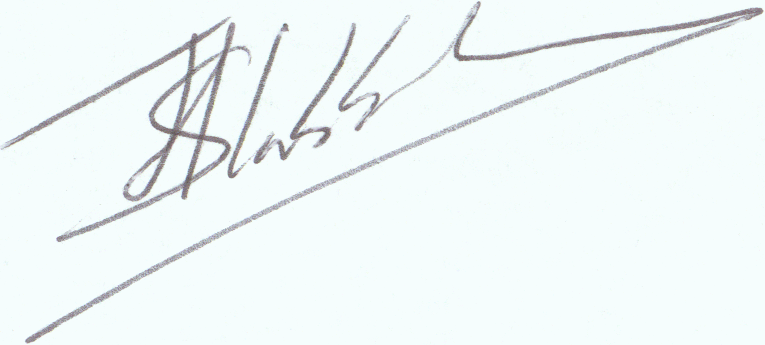
#> input picture HW05/input/signatures/050/01_050.png, 765 x 345 px, found by its file name
$ jupyter execute --allow-errors Problem_04.ipynb
#> lines starting #> are read from the running program, lines starting #| are printed output that depends on the picture; after the words box and inside, x2 and y2 are one past the last pixel; in counts of white or black regions, pixels touching at a corner belong together
# **Problem 4: Offline signature feature extraction for signature recognitions**

[cell 1]
import os
import cv2
import numpy as np
import matplotlib.pyplot as plt
from skimage.morphology import skeletonize
from scipy.spatial.distance import directed_hausdorff
from sklearn.metrics import accuracy_score, recall_score, f1_score, confusion_matrix
import seaborn as sns

# A.

[cell 2]
BASE_SIGNATURES_PATH = 'signatures'

def process_signatures(image_path):
    image = cv2.imread(image_path, cv2.IMREAD_GRAYSCALE)
    if image is None:
        print(f"[Error] Cannot read image: {image_path}")
        return None

    _, binary_image = cv2.threshold(image, 0, 255, cv2.THRESH_BINARY_INV + cv2.THRESH_OTSU)
    # Generate skeleton from binary image
    skeleton = skeletonize(binary_image // 255)

    # Detect endpoints and junction points based on 8-neighbor
    endpoints, junctions = [], []
    neighbors = [(-1, -1), (-1, 0), (-1, 1),
                 (0, -1),           (0, 1),
                 (1, -1),  (1, 0),  (1, 1)]

    for r in range(1, skeleton.shape[0] - 1):
        for c in range(1, skeleton.shape[1] - 1):
            if skeleton[r, c]:
                count = sum(skeleton[r + dr, c + dc] for dr, dc in neighbors)
                if count == 1:
                    endpoints.append((r, c))
                elif count >= 3:
                    junctions.append((r, c))

    # Extract upper and lower envelope
    upper_env, lower_env = [], []
    for c in range(skeleton.shape[1]):
        rows = np.where(binary_image[:, c] == 255)[0]
        if rows.size:
            upper_env.append((c, rows.min()))
            lower_env.append((c, rows.max()))

    # Return all extracted features
    return {
        'original_image': image,
        'binary_image': binary_image,
        'skeleton': skeleton,
        'endpoints': endpoints,
        'junction_points': junctions,
        'upper_envelope': upper_env,
        'lower_envelope': lower_env
    }

def plot_signature_features(image, binary, skeleton, endpoints, junctions, upper, lower, title=""):
    fig, axes = plt.subplots(2, 3, figsize=(12, 5))
    axes[0, 0].imshow(image, cmap='gray')   # Original grayscale image
    axes[0, 0].set_title(f'{title}\nOriginal')
    axes[0, 0].axis('off')

    axes[0, 1].imshow(binary, cmap='gray')   # Binary image
    axes[0, 1].set_title('Binary')
    axes[0, 1].axis('off')

    axes[0, 2].imshow(skeleton, cmap='gray')   # Skeleton image
    axes[0, 2].set_title('Skeleton')
    axes[0, 2].axis('off')

    # Plot endpoints (green) and junctions (red) on original image
    axes[1, 0].imshow(image, cmap='gray')
    if endpoints:
        ep_y, ep_x = zip(*endpoints)
        axes[1, 0].plot(ep_x, ep_y, 'go', label='Endpoints', markersize=4)
    if junctions:
        jp_y, jp_x = zip(*junctions)
        axes[1, 0].plot(jp_x, jp_y, 'ro', label='Junctions', markersize=4)
    axes[1, 0].set_title('Endpoints & Junctions')
    axes[1, 0].axis('off')
    axes[1, 0].legend()

    # Plot upper (blue) and lower (yellow) envelope curves
    axes[1, 1].imshow(image, cmap='gray')
    if upper:
        x, y = zip(*upper)
        axes[1, 1].plot(x, y, 'b-', label='Upper', linewidth=1)
    if lower:
        x, y = zip(*lower)
        axes[1, 1].plot(x, y, 'y-', label='Lower', linewidth=1)
    axes[1, 1].set_title('Upper and lower envelopes')
    axes[1, 1].axis('off')
    axes[1, 1].legend()

    axes[1, 2].axis('off')
    plt.tight_layout()
    plt.show()

# Selected sample images for 50, 51 and 52
if __name__ == '__main__':
    all_signature_features = {}
    sample_images = [
        os.path.join(BASE_SIGNATURES_PATH, '050', '01_050.png'),
        os.path.join(BASE_SIGNATURES_PATH, '051', '01_051.png'),
        os.path.join(BASE_SIGNATURES_PATH, '052', '01_052.png')
    ]

    if not os.path.exists(BASE_SIGNATURES_PATH):
        print(f"Error! Folder '{BASE_SIGNATURES_PATH}' not found.")
    else:
        # Loop through all folders
        for folder in os.listdir(BASE_SIGNATURES_PATH):
            path = os.path.join(BASE_SIGNATURES_PATH, folder)
            if not os.path.isdir(path):
                continue

            pid = folder.replace('_forg', '')
            is_genuine = '_forg' not in folder
            # Initialize feature lists for this person
            all_signature_features.setdefault(pid, {'genuine': [], 'forged': []})

            # Process each png file in the folder
            for fname in os.listdir(path):
                if not fname.lower().endswith('.png'):
                    continue
                fpath = os.path.join(path, fname)
                features = process_signatures(fpath)
#> in process_signatures, `_, binary_image = cv2.threshold(image, 0, 255, cv2.THRESH_BINARY_INV +..`:
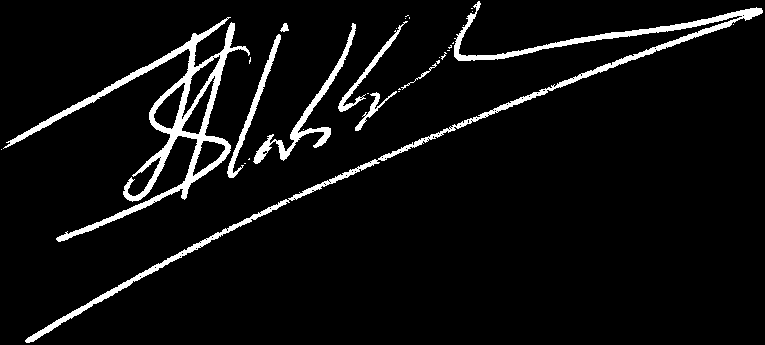
#> binary_image: shape (345, 765); 5.8% white; 30 white regions (22 under 20 px), largest, box (x1, y1, x2, y2) and area: (3, 17, 250, 242) 6110, (25, 1, 763, 343) 5802, (253, 23, 356, 164) 1445
#> in process_signatures, `skeleton = skeletonize(binary_image // 255)`:
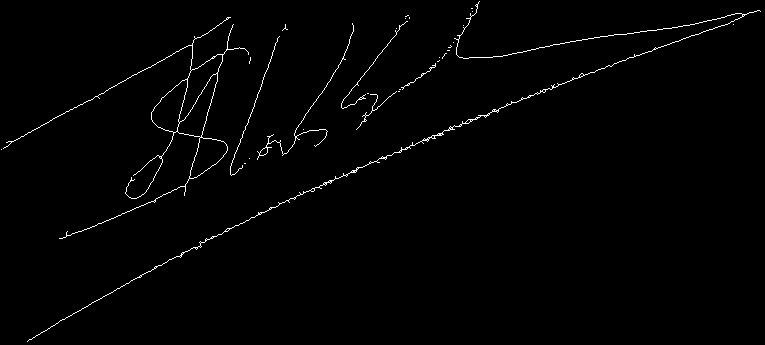
#> skeleton: shape (345, 765) bool; 1.2% white in thin lines or dots
#> after the loop in process_signatures, `for r in range(1, skeleton.shape[0] - 1):`: endpoints = 93 pairs, first value 1 to 341, second value 3 to 760; junctions = 565 pairs, first value 4 to 277, second value 10 to 745
#> the loop in process_signatures, `for c in range(skeleton.shape[1]):` made 765 passes
#> rows on passes 2, 4, 5: [149], [148], [147]
#> after the loop in process_signatures, `for c in range(skeleton.shape[1]):`: lower_env = 761 pairs, first value 1 to 762, second value 12 to 342; upper_env = 761 pairs, first value 1 to 762, second value 1 to 149
#> features = 7 items
                if features:
                    features['filename'] = fname
                    key = 'genuine' if is_genuine else 'forged'
                    all_signature_features[pid][key].append(features)

                    if fpath in sample_images:
                        plot_signature_features(
                            features['original_image'], features['binary_image'], features['skeleton'],
                            features['endpoints'], features['junction_points'],
                            features['upper_envelope'], features['lower_envelope'],
                            title=f"{'Genuine' if is_genuine else 'Forged'} - ID: {pid}"
                        )
#> in plot_signature_features, `ep_y, ep_x = zip(*endpoints)`: ep_y = 93 values from 1 to 341; ep_x = 93 values, max 760 at index 3, min 3 at index 71, mean 347.4
#> in plot_signature_features, `jp_y, jp_x = zip(*junctions)`: jp_y = 565 values from 4 to 277; jp_x = 565 values, max 745 at index 9, min 10 at index 327, mean 361
#> in plot_signature_features, `x, y = zip(*upper)`: x = 761 values from 1 to 762; y = 761 values, max 149 at index 0, min 1 at index 476, mean 55.54
#> in plot_signature_features, `x, y = zip(*lower)`: y = 761 values, max 342 at index 24, min 12 at index 760, mean 162.1
#> in plot_signature_features, `plt.show()`:
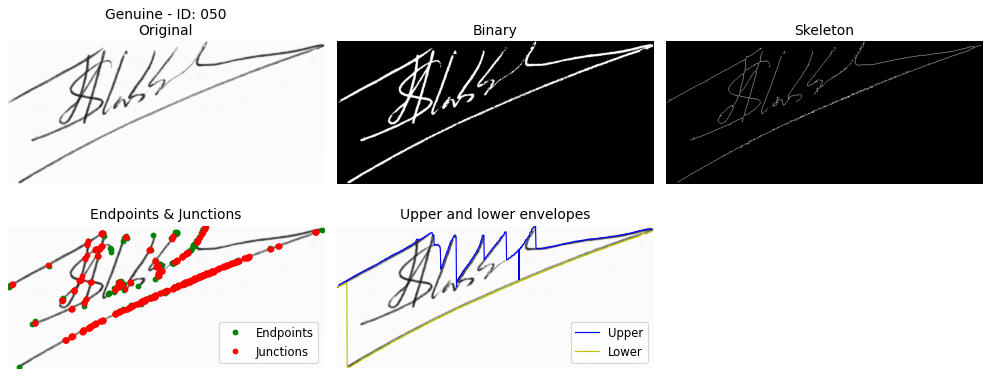
#> figure drawn by matplotlib, 5 panels
#> pass 2 of the loop `for folder in os.listdir(BASE_SIGNATURES_PATH):`:
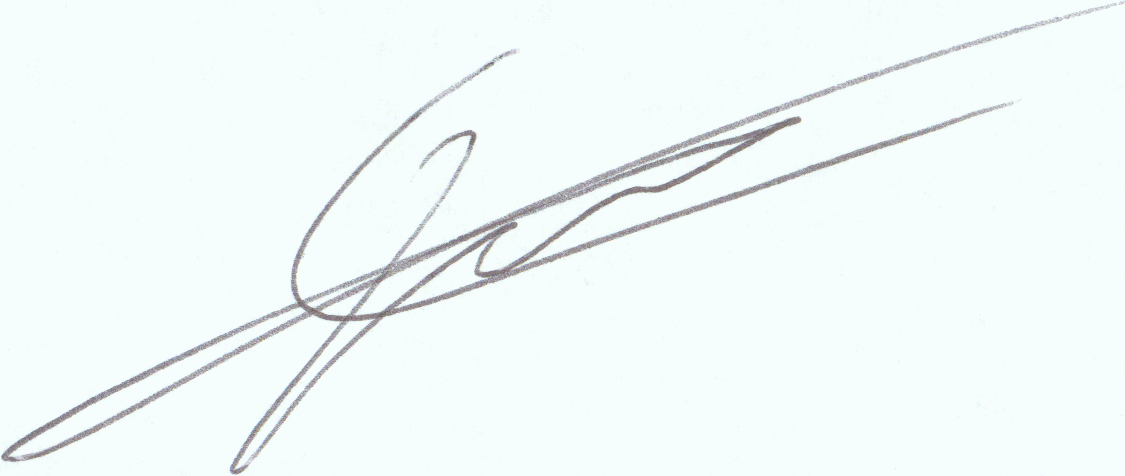
#> input picture HW05/input/signatures/051/01_051.png, 1125 x 476 px, found by its file name
#> image: shape (476, 1125)
#> in process_signatures (call 4), `_, binary_image = cv2.threshold(image, 0, 255, cv2.THRESH_BINARY_INV +..`:
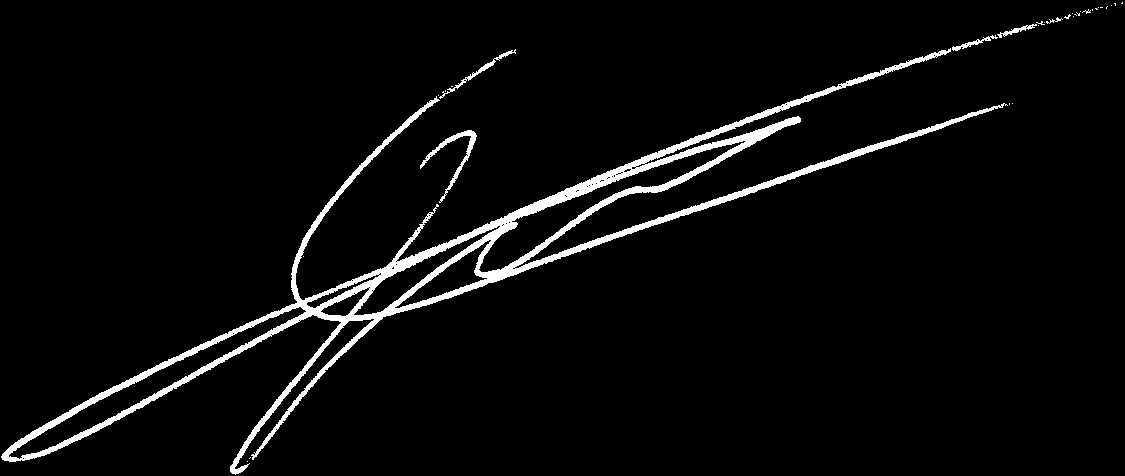
#> binary_image: shape (476, 1125); 4.2% white; 32 white regions (26 under 20 px), largest, box (x1, y1, x2, y2) and area: (1, 48, 1008, 475) 21274, (420, 130, 477, 203) 566, (439, 49, 516, 99) 284, (952, 35, 998, 51) 163, (997, 24, 1037, 38) 144, (1046, 17, 1063, 24) 37
#> skeleton: shape (476, 1125) bool; 0.74% white in thin lines or dots
#> after the loop in process_signatures (call 4), `for r in range(1, skeleton.shape[0] - 1):`: endpoints = 71 pairs, first value 3 to 463, second value 3 to 1115; junctions = 560 pairs, first value 10 to 459, second value 5 to 1089
#> the loop in process_signatures (call 4), `for c in range(skeleton.shape[1]):` made 1125 passes
#> rows on passes 2 to 4: [456, 457], [454, 455, 456, 457, 458, 459], [453, 454, 455, 456, 457, 458, 459]
#> after the loop in process_signatures (call 4), `for c in range(skeleton.shape[1]):`: lower_env = 1101 pairs, first value 1 to 1122, second value 3 to 474; upper_env = 1101 pairs, first value 1 to 1122, second value 2 to 456
#> ep_y = 71 values from 3 to 463; ep_x = 71 values, max 1115 at index 1, min 3 at index 66, mean 764.1
#> jp_y = 560 values from 10 to 459; jp_x = 560 values, max 1089 at index 2, min 5 at index 551, mean 580
#> in plot_signature_features (call 2), `x, y = zip(*upper)`: x = 1101 values from 1 to 1122; y = 1101 values, max 456 at index 0, min 2 at index 1100, mean 178.4
#> in plot_signature_features (call 2), `x, y = zip(*lower)`: y = 1101 values, max 474 at index 234, min 3 at index 1097, mean 263.6
#> in plot_signature_features (call 2), `plt.show()`:
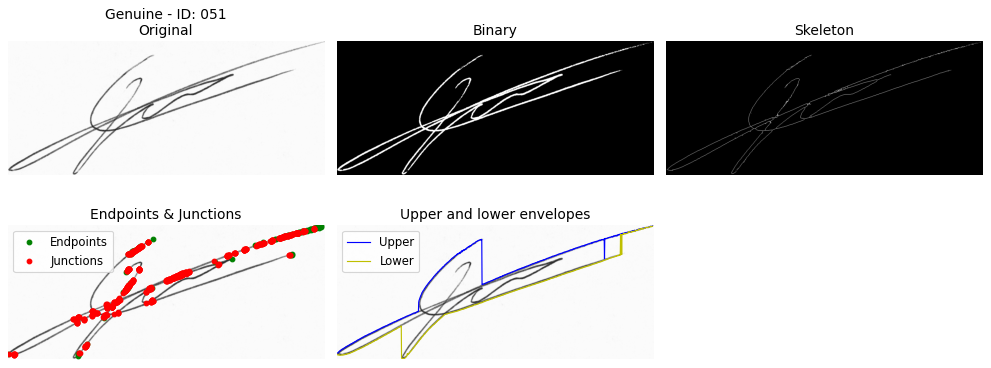
#> figure drawn by matplotlib, 5 panels
#> pass 3 of the loop `for folder in os.listdir(BASE_SIGNATURES_PATH):`:
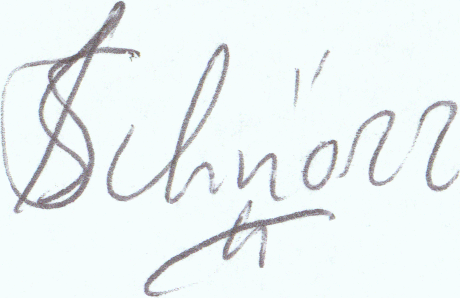
#> input picture HW05/input/signatures/052/01_052.png, 460 x 298 px, found by its file name
#> image: shape (298, 460)
#> in process_signatures (call 5), `_, binary_image = cv2.threshold(image, 0, 255, cv2.THRESH_BINARY_INV +..`:
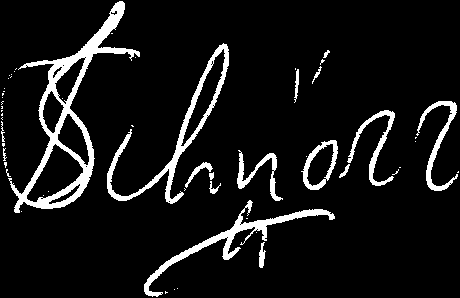
#> binary_image: shape (298, 460); 8.5% white; 56 white regions (39 under 20 px), largest, box (x1, y1, x2, y2) and area: (8, 1, 140, 213) 4319, (107, 43, 229, 204) 2107, (144, 200, 335, 297) 1828
#> skeleton: shape (298, 460) bool; 1.7% white in thin lines or dots
#> after the loop in process_signatures (call 5), `for r in range(1, skeleton.shape[0] - 1):`: endpoints = 94 pairs, first value 29 to 292, second value 1 to 456; junctions = 231 pairs, first value 18 to 293, second value 2 to 451
#> the loop in process_signatures (call 5), `for c in range(skeleton.shape[1]):` made 460 passes
#> rows on passes 6 to 8: [148, 153, 155, 158, 160, 162, 163, 164, 165, 166, 167], [157, 162, 163, 164, 165, 169, 170, 171, 172], [169, 170, 173, 174, 175]
#> after the loop in process_signatures (call 5), `for c in range(skeleton.shape[1]):`: lower_env = 443 pairs, first value 1 to 458, second value 52 to 296; upper_env = 443 pairs, first value 1 to 458, second value 1 to 230
#> ep_y = 94 values from 29 to 292; ep_x = 94 values, max 456 at index 65, min 1 at index 26, mean 176.2
#> jp_y = 231 values from 18 to 293; jp_x = 231 values, max 451 at index 163, min 2 at index 89, mean 153
#> in plot_signature_features (call 3), `x, y = zip(*upper)`: x = 443 values from 1 to 458; y = 443 values, max 230 at index 228, min 1 at index 118, mean 107.8
#> in plot_signature_features (call 3), `x, y = zip(*lower)`: y = 443 values, max 296 at index 151, min 52 at index 96, mean 206.3
#> in plot_signature_features (call 3), `plt.show()`:
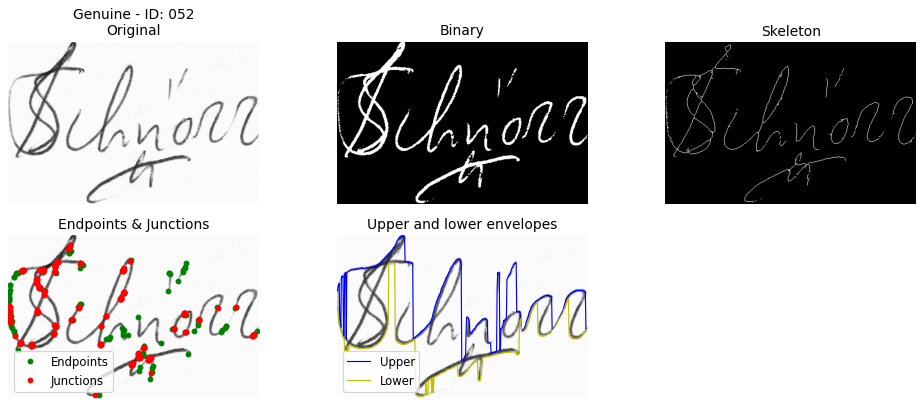
#> figure drawn by matplotlib, 5 panels

    print("Feature extraction completed successfully.")

[cell 3]
# Convert skeleton image to list of (x, y) coordinates
def skeleton_to_coords(skeleton):
    return np.column_stack(np.where(skeleton))

# Compute average Hausdorff distance to reference templates
def average_hausdorff_distance(skeleton, template_skeletons):
    distances = []
    A = skeleton_to_coords(skeleton)
    for template in template_skeletons:
        B = skeleton_to_coords(template)
        forward = directed_hausdorff(A, B)[0]
        backward = directed_hausdorff(B, A)[0]
        distances.append(max(forward, backward))
    return np.mean(distances)

HAUSDORFF_THRESHOLD = 100.0   # Classification threshold

print("\nSignature Classification Results:")

for person_id, data in all_signature_features.items():
    genuine = data['genuine']
    forged = data['forged']

    if len(genuine) < 5:
        print(f"Skipped {person_id}: not enough genuine samples.")
        continue

    # Use first 5 genuine skeletons as reference set
    reference_templates = [f['skeleton'] for f in genuine[:5]]

    # Test remaining genuine signatures
    for g in genuine[5:]:
        dist = average_hausdorff_distance(g['skeleton'], reference_templates)
        predicted = "GENUINE" if dist <= HAUSDORFF_THRESHOLD else "FORGED (WRONG)"
        print(f"ID: {person_id} | File: {g['filename']} | Distance: {dist:.2f} → Predicted: {predicted}")

    # Test forged signatures
    for f in forged:
        dist = average_hausdorff_distance(f['skeleton'], reference_templates)
        predicted = "FORGED" if dist > HAUSDORFF_THRESHOLD else "GENUINE (WRONG)"
        print(f"ID: {person_id} | File: {f['filename']} | Distance: {dist:.2f} → Predicted: {predicted}")

[cell 4]
y_true = []
y_pred = []
all_distances = []

for person_id, data in all_signature_features.items():
    genuine_signatures = data['genuine']
    forged_signatures = data['forged']

    if len(genuine_signatures) < 6:
        continue

    reference_templates = [f['skeleton'] for f in genuine_signatures[:5]]

    # Evaluate remaining genuine signatures
    for g in genuine_signatures[5:]:
        dist = average_hausdorff_distance(g['skeleton'], reference_templates)
        y_true.append(1)
        y_pred.append(1 if dist <= HAUSDORFF_THRESHOLD else 0)
        all_distances.append((dist, 'genuine'))

    # Evaluate all forged signatures
    for f in forged_signatures:
        dist = average_hausdorff_distance(f['skeleton'], reference_templates)
        y_true.append(0)
        y_pred.append(1 if dist <= HAUSDORFF_THRESHOLD else 0)
        all_distances.append((dist, 'forged'))

# Compute evaluation metrics
accuracy = accuracy_score(y_true, y_pred)
recall = recall_score(y_true, y_pred)
f1 = f1_score(y_true, y_pred)

print("\nEvaluation Metrics:")
print(f"Accuracy: {accuracy:.2f}")
print(f"Recall: {recall:.2f}")
print(f"F1-score: {f1:.2f}")

# Plot confusion matrix
cm = confusion_matrix(y_true, y_pred)
#> (the rest of this cell did not finish here and is left out)
